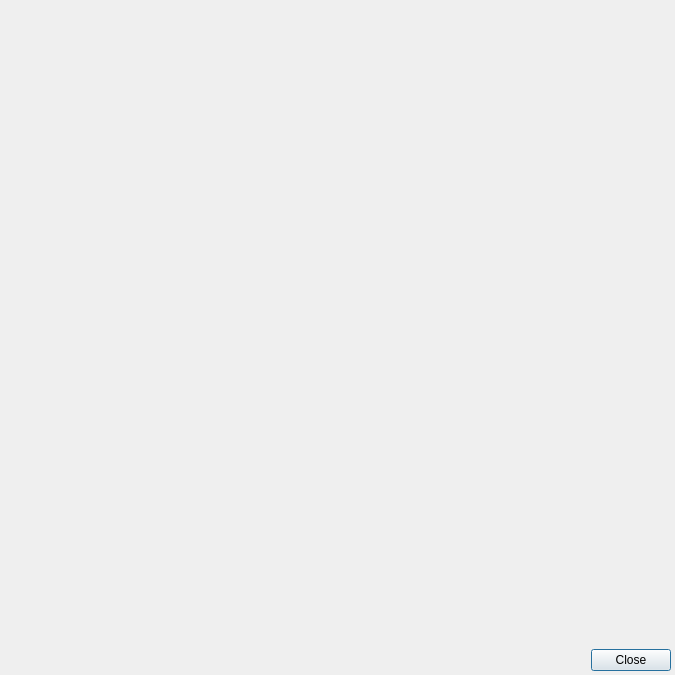
<?xml version="1.0" encoding="UTF-8"?>
<ui version="4.0">
 <class>CModelBrowserDialog</class>
 <widget class="QDialog" name="CModelBrowserDialog">
  <property name="geometry">
   <rect>
    <x>0</x>
    <y>0</y>
    <width>675</width>
    <height>675</height>
   </rect>
  </property>
  <property name="minimumSize">
   <size>
    <width>600</width>
    <height>600</height>
   </size>
  </property>
  <property name="windowTitle">
   <string>Model browser</string>
  </property>
  <layout class="QVBoxLayout" name="vl_ModelBrowser">
   <property name="leftMargin">
    <number>4</number>
   </property>
   <property name="topMargin">
    <number>4</number>
   </property>
   <property name="rightMargin">
    <number>4</number>
   </property>
   <property name="bottomMargin">
    <number>4</number>
   </property>
   <item>
    <widget class="swift::gui::components::CModelBrowserComponent" name="comp_ModelBrowser"/>
   </item>
   <item>
    <widget class="QDialogButtonBox" name="bb_ModelBrowserDialog">
     <property name="orientation">
      <enum>Qt::Horizontal</enum>
     </property>
     <property name="standardButtons">
      <set>QDialogButtonBox::Close</set>
     </property>
    </widget>
   </item>
  </layout>
 </widget>
 <customwidgets>
  <customwidget>
   <class>swift::gui::components::CModelBrowserComponent</class>
   <extends>QFrame</extends>
   <header>gui/components/modelbrowsercomponent.h</header>
   <container>1</container>
  </customwidget>
 </customwidgets>
 <resources/>
 <connections>
  <connection>
   <sender>bb_ModelBrowserDialog</sender>
   <signal>accepted()</signal>
   <receiver>CModelBrowserDialog</receiver>
   <slot>accept()</slot>
   <hints>
    <hint type="sourcelabel">
     <x>248</x>
     <y>254</y>
    </hint>
    <hint type="destinationlabel">
     <x>157</x>
     <y>274</y>
    </hint>
   </hints>
  </connection>
  <connection>
   <sender>bb_ModelBrowserDialog</sender>
   <signal>rejected()</signal>
   <receiver>CModelBrowserDialog</receiver>
   <slot>reject()</slot>
   <hints>
    <hint type="sourcelabel">
     <x>316</x>
     <y>260</y>
    </hint>
    <hint type="destinationlabel">
     <x>286</x>
     <y>274</y>
    </hint>
   </hints>
  </connection>
 </connections>
</ui>
